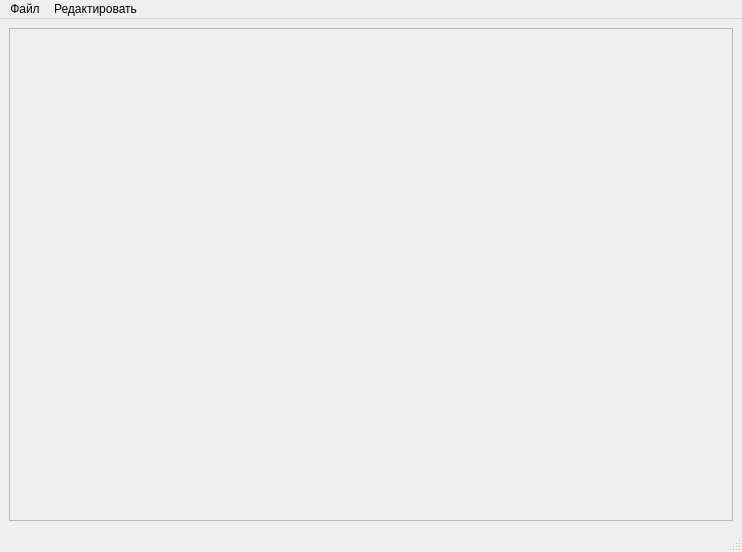
<?xml version="1.0" encoding="UTF-8"?>
<ui version="4.0">
 <class>ShpaginWindow</class>
 <widget class="QMainWindow" name="ShpaginWindow">
  <property name="geometry">
   <rect>
    <x>0</x>
    <y>0</y>
    <width>742</width>
    <height>552</height>
   </rect>
  </property>
  <property name="minimumSize">
   <size>
    <width>0</width>
    <height>0</height>
   </size>
  </property>
  <property name="windowTitle">
   <string>Шпагин Алексей АС-22-05</string>
  </property>
  <property name="windowIcon">
   <iconset theme="QIcon::ThemeIcon::FolderOpen"/>
  </property>
  <widget class="QWidget" name="centralwidget">
   <layout class="QVBoxLayout" name="verticalLayout">
    <item>
     <widget class="QScrollArea" name="scrollArea">
      <property name="widgetResizable">
       <bool>true</bool>
      </property>
      <widget class="ShpaginWidget" name="shpaginWidget">
       <property name="geometry">
        <rect>
         <x>0</x>
         <y>0</y>
         <width>718</width>
         <height>478</height>
        </rect>
       </property>
      </widget>
     </widget>
    </item>
   </layout>
  </widget>
  <widget class="QMenuBar" name="menubar">
   <property name="geometry">
    <rect>
     <x>0</x>
     <y>0</y>
     <width>742</width>
     <height>25</height>
    </rect>
   </property>
   <widget class="QMenu" name="menuFile">
    <property name="title">
     <string>Файл</string>
    </property>
    <addaction name="actionNew"/>
    <addaction name="actionOpen"/>
    <addaction name="actionSave"/>
    <addaction name="actionSaveAs"/>
    <addaction name="actionQuit"/>
   </widget>
   <widget class="QMenu" name="menuEdit">
    <property name="title">
     <string>Редактировать</string>
    </property>
    <addaction name="actionEditEmployees"/>
   </widget>
   <addaction name="menuFile"/>
   <addaction name="menuEdit"/>
  </widget>
  <widget class="QStatusBar" name="statusbar"/>
  <action name="actionNew">
   <property name="text">
    <string>Новый</string>
   </property>
   <property name="shortcut">
    <string>Ctrl+N</string>
   </property>
  </action>
  <action name="actionOpen">
   <property name="text">
    <string>Открыть</string>
   </property>
   <property name="shortcut">
    <string>Ctrl+O</string>
   </property>
  </action>
  <action name="actionSave">
   <property name="text">
    <string>Сохранить</string>
   </property>
   <property name="shortcut">
    <string>Ctrl+S</string>
   </property>
  </action>
  <action name="actionSaveAs">
   <property name="text">
    <string>Сохранить как...</string>
   </property>
   <property name="shortcut">
    <string>Ctrl+Shift+S</string>
   </property>
  </action>
  <action name="actionQuit">
   <property name="text">
    <string>Выйти</string>
   </property>
   <property name="shortcut">
    <string>Ctrl+Q</string>
   </property>
  </action>
  <action name="actionEditEmployees">
   <property name="text">
    <string>Редактировать сотрудников...</string>
   </property>
   <property name="toolTip">
    <string>Редактировать сотрудников...</string>
   </property>
   <property name="shortcut">
    <string>Ctrl+E</string>
   </property>
  </action>
 </widget>
 <customwidgets>
  <customwidget>
   <class>ShpaginWidget</class>
   <extends>QWidget</extends>
   <header>shpaginwidget.h</header>
   <container>1</container>
  </customwidget>
 </customwidgets>
 <resources/>
 <connections>
  <connection>
   <sender>actionQuit</sender>
   <signal>triggered()</signal>
   <receiver>ShpaginWindow</receiver>
   <slot>close()</slot>
   <hints>
    <hint type="sourcelabel">
     <x>-1</x>
     <y>-1</y>
    </hint>
    <hint type="destinationlabel">
     <x>399</x>
     <y>299</y>
    </hint>
   </hints>
  </connection>
 </connections>
</ui>
